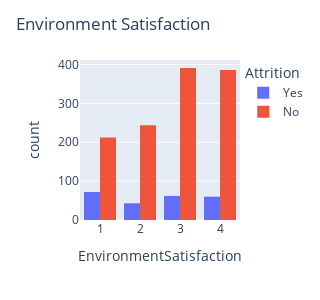

The code cell stored with this chart in its notebook:
### Markdown cell above
### EnvironmentSatisfaction
The employee's satisfaction with their work environment. **Categorical**

### Code cell
px.histogram(
    df,
    x="EnvironmentSatisfaction",
    color=target_column_name,
    barmode="group"
).update_layout(
    title="Environment Satisfaction",
    width=300,
    height=300
).show()

### Figure 1 — Plotly figure (JSON) as saved in the notebook; plotly's stock layout.template omitted (floating-point values rounded to 4 significant figures; data arrays with more than 128 entries replaced by an {"elided": "..."} marker saying what was removed)
{"data": [{"alignmentgroup": "True", "bingroup": "x", "hovertemplate": "Attrition=Yes<br>EnvironmentSatisfaction=%{x}<br>count=%{y}<extra></extra>", "legendgroup": "Yes", "marker": {"color": "#636efa", "pattern": {"shape": ""}}, "name": "Yes", "offsetgroup": "Yes", "orientation": "v", "showlegend": true, "type": "histogram", "x": {"elided": "237 int values"}, "xaxis": "x", "yaxis": "y"}, {"alignmentgroup": "True", "bingroup": "x", "hovertemplate": "Attrition=No<br>EnvironmentSatisfaction=%{x}<br>count=%{y}<extra></extra>", "legendgroup": "No", "marker": {"color": "#EF553B", "pattern": {"shape": ""}}, "name": "No", "offsetgroup": "No", "orientation": "v", "showlegend": true, "type": "histogram", "x": {"elided": "1233 int values"}, "xaxis": "x", "yaxis": "y"}], "layout": {"barmode": "group", "height": 300, "legend": {"title": {"text": "Attrition"}, "tracegroupgap": 0}, "margin": {"t": 60}, "title": {"text": "Environment Satisfaction"}, "width": 300, "xaxis": {"anchor": "y", "domain": [0, 1], "title": {"text": "EnvironmentSatisfaction"}}, "yaxis": {"anchor": "x", "domain": [0, 1], "title": {"text": "count"}}}}
